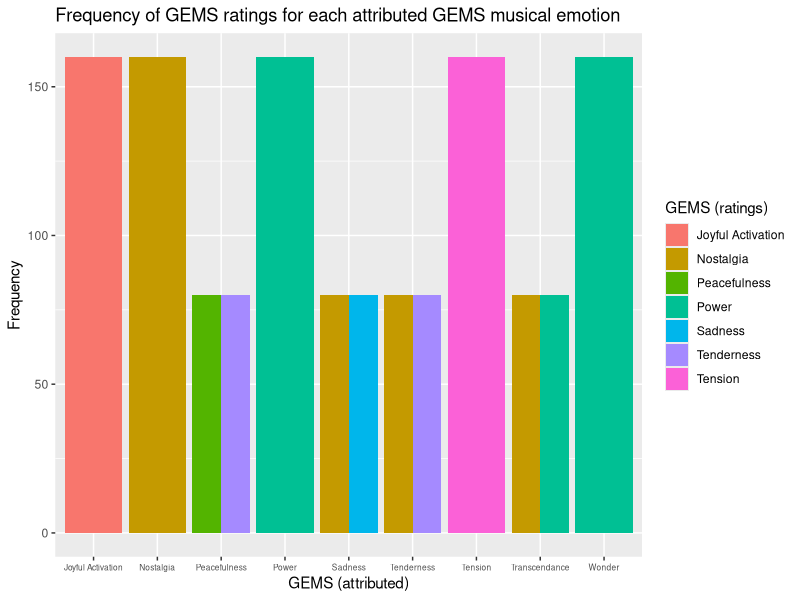
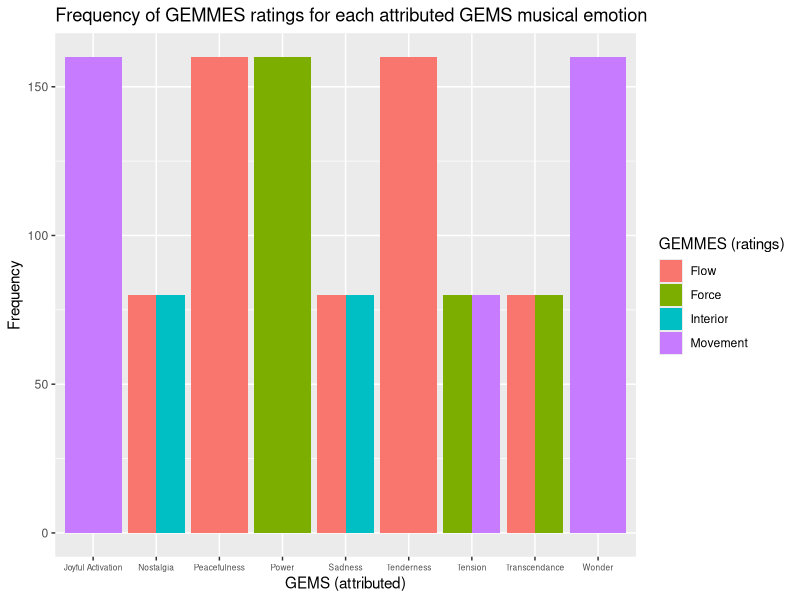
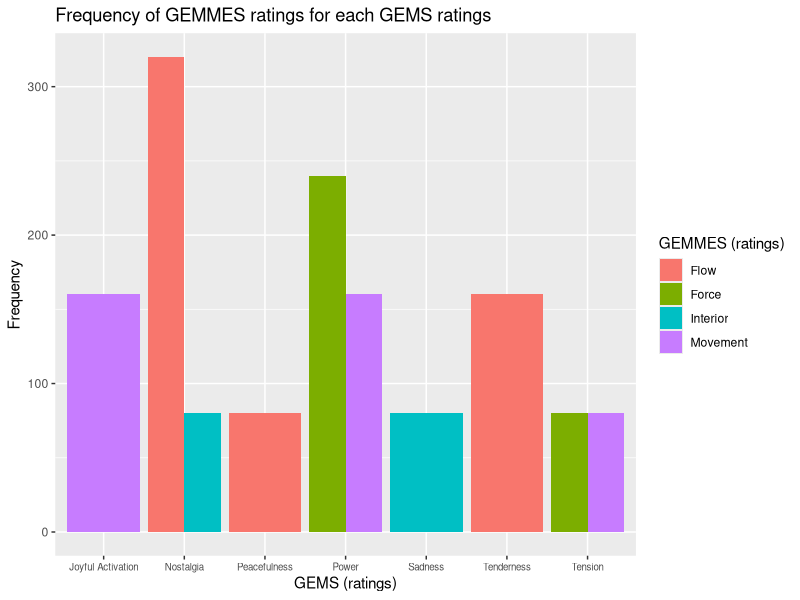

These figures' R source, in order:
## ---- chunk 1
knitr::opts_chunk$set(message = FALSE, echo = TRUE)
## ---- chunk 2
library(readxl)
library(knitr)
library(dplyr)
library(tidyr)
library(ggplot2)
## ---- chunk 3
GEMMES <- read_xlsx("Exp2A-GEMMES_Binomial.xlsx", sheet = 1)
## ---- chunk 4
GEMMES_clean <- GEMMES %>%
  select(-VISU, -VISU_Value, -VISU_Binomial)
GEMMES_clean <- unique(GEMMES_clean)
## ---- chunk 5
GEMMES2 <- GEMMES_clean %>%
  select(Sex, Age, Musician_type, Excerpt_id, Excerpt_GEMS, BEST_GEMS, BEST_VA, BEST_VISU)
kable(head(GEMMES2, 10))
## ---- chunk 6
GEMMES2_table <- GEMMES2 %>%
  count(var=GEMMES2$Excerpt_GEMS, wt_var = GEMMES2$BEST_GEMS)
ggplot(GEMMES2_table, aes(x=var, y=n, fill = wt_var))+
  geom_bar(position='dodge', stat='identity')+
  theme(axis.text.x = element_text(size = 6))+
  scale_x_discrete(labels = c("Joyful Activation", "Nostalgia", "Peacefulness", "Power", "Sadness", "Tenderness", "Tension", "Transcendance", "Wonder"))+
  labs(title = "Frequency of GEMS ratings for each attributed GEMS musical emotion", x="GEMS (attributed)", y="Frequency", fill = "GEMS (ratings)")+
  scale_fill_discrete(labels = c("Joyful Activation", "Nostalgia", "Peacefulness", "Power", "Sadness", "Tenderness", "Tension", "Transcendance", "Wonder"))
## ---- chunk 7
GEMMES2_table <- GEMMES2 %>%
  count(var=GEMMES2$Excerpt_GEMS, wt_var = GEMMES2$BEST_VISU)
ggplot(GEMMES2_table, aes(x=var, y=n, fill = wt_var))+
  geom_bar(position='dodge', stat='identity')+
  theme(axis.text.x = element_text(size = 6))+
  scale_x_discrete(labels = c("Joyful Activation", "Nostalgia", "Peacefulness", "Power", "Sadness", "Tenderness", "Tension", "Transcendance", "Wonder"))+
  labs(title = "Frequency of GEMMES ratings for each attributed GEMS musical emotion", x="GEMS (attributed)", y="Frequency", fill = "GEMMES (ratings)")+
  scale_fill_discrete(labels = c("Flow", "Force", "Interior", "Movement"))
## ---- chunk 8
GEMMES2_table <- GEMMES2 %>%
  count(var=GEMMES2$BEST_GEMS, wt_var = GEMMES2$BEST_VISU)
ggplot(GEMMES2_table, aes(x=var, y=n, fill = wt_var))+
  geom_bar(position='dodge', stat='identity')+
  theme(axis.text.x = element_text(size = 7))+
  scale_x_discrete(labels = c("Joyful Activation", "Nostalgia", "Peacefulness", "Power", "Sadness", "Tenderness", "Tension"))+
  labs(title = "Frequency of GEMMES ratings for each GEMS ratings", x="GEMS (ratings)", y="Frequency", fill = "GEMMES (ratings)")+
  scale_fill_discrete(labels = c("Flow", "Force", "Interior", "Movement"))
